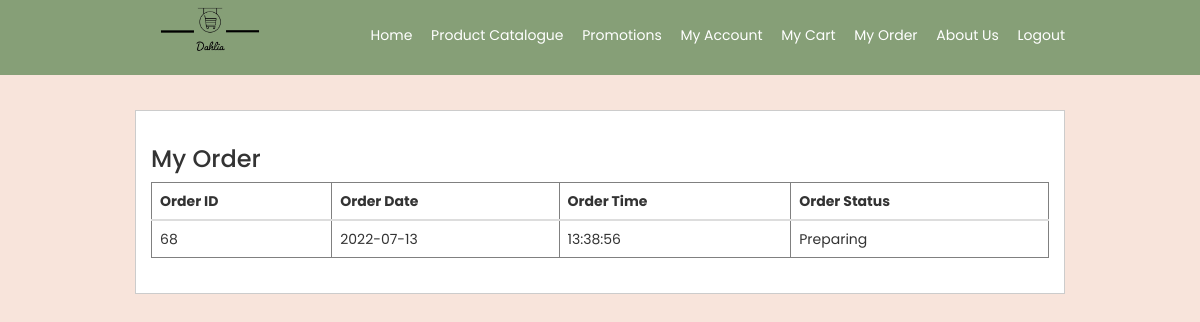
Page /myOrder.php (signed in) on the committed database.
### tables this page shows
CREATE TABLE `cust_order` (
  `OrderID` int(15) NOT NULL,
  `UserID` varchar(15) NOT NULL,
  `OrderDate` date NOT NULL DEFAULT current_timestamp(),
  `OrderTime` time NOT NULL DEFAULT current_timestamp(),
  `OrderStatus` varchar(10) NOT NULL
);

### myOrder.php (the view, shortened to what this page needs)
<!DOCTYPE html>
<html>
<head>
  <link rel="stylesheet" href="https://maxcdn.bootstrapcdn.com/bootstrap/3.3.6/css/bootstrap.min.css" />
  <link rel="stylesheet" type="text/css" href="css/style.css">
  <link rel="stylesheet" href="https://cdnjs.cloudflare.com/ajax/libs/font-awesome/5.15.1/css/all.min.css">
</head>
<body>
  <header>
    <div class="container">
        <a href="homepage.php"><img src ="img/logo.png" width="150">
        <ul>
          <li><a href="homepage.php">Home</a></li>
          <li><a href="catalogue.php">Product Catalogue</a></li>
          <li><a href="catFruitVeg.php">Promotions</a></li>
          <li><a href="myaccount.php">My Account</a></li>
          <li><a href="addToCart.php">My Cart</a></li>
          <li><a href="myOrder.php">My Order</a></li>
          <li><a href="about-us.php">About Us</a></li>
          <li><a href="logout.php">Logout</a></li>
        </ul>
    </div>
  </header>
    <div class="section">
      <div class="container">
        <div class="box">
          <h3>My Order</h3>
          <table border = "1" class="table">
            <thead>
              <tr>
                <th>Order ID</th>
                <th>Order Date</th>
                <th>Order Time</th>
                <th>Order Status</th>
              </tr>
            </thead>
            <tbody>
              <?php
                include("dbconn.php");
                $userid = $_SESSION['id'];
                $sql = "SELECT * FROM cust_order where UserID = '$userid'";
                $result = $connect->query($sql);
                if ($result->num_rows > 0){
                  while($row = $result->fetch_assoc()){
                    echo "<tr>";
                    echo "<td>".$row['OrderID']."</td>";
                    echo "<td>".$row['OrderDate']."</td>";
                    echo "<td>".$row['OrderTime']."</td>";
                    echo "<td>".$row['OrderStatus']."</td>";
                    echo "</tr>";
                  }
                  echo "</table>";
                }
                else {
                echo "No recent order";
                }
                ?>
        </div>
      </div>
    </div>
  </body>
</html>

### css/style.css (style rules this page uses)
* { padding:0; margin:0; font-family: 'Poppins', sans-serif; }
body { background-color: #f8f8f8; }
a { color: inherit; text-decoration: none; }
header { background-color: #869F77; color: #fff; }
header ul { float: right; }
header ul li { display: inline-block; }
header ul li a { padding:20px 0 20px 15px; display: inline-block; }
.container { width: 80%; margin:0 auto; }
.container:after { content: ''; display: block; clear: both; }
.section { padding:25px 0; }
.box { background-color: #fff; border:1px solid #ccc; padding:15px; box-sizing: border-box; margin:10px 0 25px 0; }
.box:after { content: ''; display: block; clear: both; }
.table { width: 100%; border-collapse: collapse; }
.table tr { height: 30px; }
.table tr td { padding:5px 10px; }
body { margin: 0; padding: 0px 0px; height: 100vh; background-size: cover; background-position: center center; position: relative; background-color: #f8e4db; box-sizing: border-box; }

### rows in the picture
cust_order: OrderID "68", OrderDate "2022-07-13", OrderTime "13:38:56", OrderStatus "Preparing"
